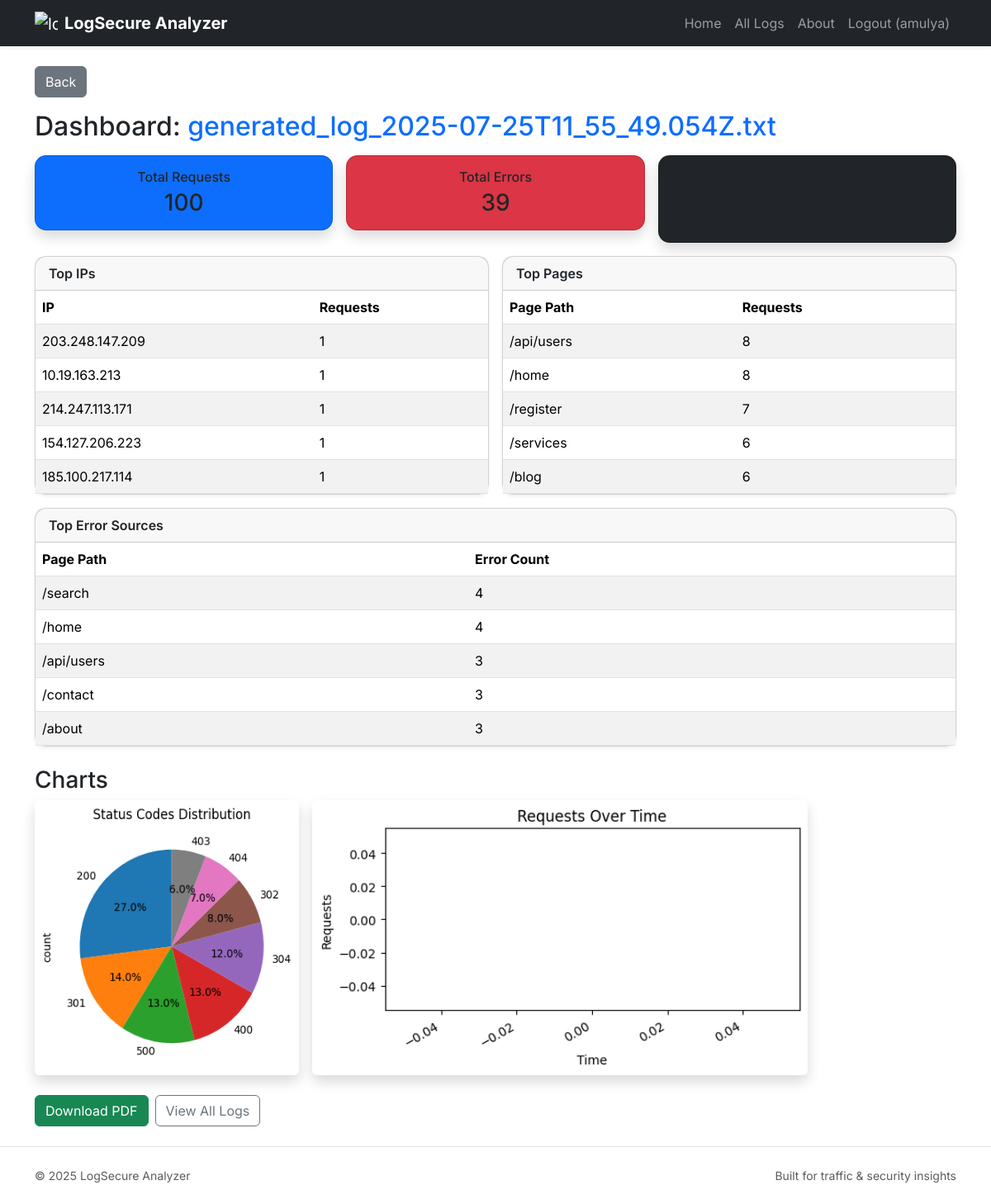
/dashboard/generated_log_2025-07-25T11_55_49.054Z.txt (signed in), run on the app's committed database.
### tables this page shows
CREATE TABLE logs(
        id INTEGER PRIMARY KEY AUTOINCREMENT,
        filename TEXT,
        ip TEXT,
        timestamp TEXT,
        method TEXT,
        path TEXT,
        protocol TEXT,
        status INTEGER,
        size INTEGER,
        referrer TEXT,
        useragent TEXT
    , user_id INTEGER DEFAULT NULL);

### main.py (the view)
@app.route("/dashboard/<filename>")
@login_required
def dashboard(filename):
    user = current_user()
    conn = get_db()
    df = pd.read_sql("SELECT * FROM logs WHERE filename=? AND user_id=?", conn, params=(filename, user["id"]))
    conn.close()
    if df.empty:
        flash("No data in this file")
        return redirect(url_for("index"))
    total_requests = len(df)
    total_errors = len(df[df['status'] >= 400])
    top_ips = df['ip'].value_counts().head(5).to_dict()
    top_pages = df['path'].value_counts().head(5).to_dict()
    top_errors = df[df['status'] >= 400]['path'].value_counts().head(5).to_dict()
    plt.figure(figsize=(4, 4))
    df['status'].value_counts().plot.pie(autopct='%1.1f%%', startangle=90)
    plt.title("Status Codes Distribution")
    pie_path = os.path.join("static", "status_pie.png")
    plt.savefig(pie_path, bbox_inches="tight")
    plt.close()
    df['timestamp_dt'] = pd.to_datetime(df['timestamp'], format="%d/%b/%Y:%H:%M:%S %z", errors='coerce')
    req_over_time = df.groupby(df['timestamp_dt'].dt.floor('H')).size()
    plt.figure(figsize=(6, 3))
    req_over_time.plot.line(marker='o')
    plt.title("Requests Over Time")
    plt.xlabel("Time"); plt.ylabel("Requests")
    line_path = os.path.join("static", "requests_line.png")
    plt.savefig(line_path, bbox_inches="tight")
    plt.close()
    return render_template("dashboard.html", filename=filename,
                           total_requests=total_requests,
                           total_errors=total_errors,
                           top_ips=top_ips,
                           top_pages=top_pages,
                           top_errors=top_errors,
                           pie_path=pie_path,
                           line_path=line_path,
                           user=user)

### main.py (called while the page is built)
def get_db():
    return sqlite3.connect(DB_FILE)

def login_required(fn):
    @wraps(fn)
    def wrapper(*args, **kwargs):
        if "user_id" not in session:
            flash("Please log in to continue.")
            return redirect(url_for("login"))
        return fn(*args, **kwargs)
    return wrapper

def current_user():
    if "user_id" in session:
        return {"id": session["user_id"], "username": session.get("username")}
    return None

### templates/dashboard.html (shortened to what this page needs)
{% extends "base.html" %}
{% block content %}
<a href="{{ url_for('index') }}" class="btn btn-secondary mb-3">Back</a>
<h2 class="mb-3">Dashboard: <span class="text-primary">{{ filename }}</span></h2>
<div class="row text-white mb-3 g-3">
  <div class="col-md-4">
    <div class="card bg-primary p-3 text-center shadow">
      <h6 class="mb-1">Total Requests</h6>
      <h3 class="mb-0">{{ total_requests }}</h3>
    </div>
  </div>
  <div class="col-md-4">
    <div class="card bg-danger p-3 text-center shadow">
      <h6 class="mb-1">Total Errors</h6>
      <h3 class="mb-0">{{ total_errors }}</h3>
    </div>
  </div>
  <div class="col-md-4">
    <div class="card bg-dark p-3 text-center shadow">
      <h6 class="mb-1">File</h6>
      <h5 class="mb-0">{{ filename }}</h5>
    </div>
  </div>
</div>
<div class="row g-3">
  <div class="col-lg-6">
    <div class="card shadow-sm">
      <div class="card-header fw-semibold">Top IPs</div>
      <div class="card-body p-0">
        <table class="table table-striped mb-0">
          <thead><tr><th>IP</th><th>Requests</th></tr></thead>
          <tbody>
          {% for ip,count in top_ips.items() %}
            <tr><td>{{ ip }}</td><td>{{ count }}</td></tr>
          {% endfor %}
          </tbody>
        </table>
      </div>
    </div>
  </div>
  <div class="col-lg-6">
    <div class="card shadow-sm">
      <div class="card-header fw-semibold">Top Pages</div>
      <div class="card-body p-0">
        <table class="table table-striped mb-0">
          <thead><tr><th>Page Path</th><th>Requests</th></tr></thead>
          <tbody>
          {% for path,count in top_pages.items() %}
            <tr><td>{{ path }}</td><td>{{ count }}</td></tr>
          {% endfor %}
          </tbody>
        </table>
      </div>
    </div>
  </div>
  <div class="col-lg-12">
    <div class="card shadow-sm">
      <div class="card-header fw-semibold">Top Error Sources</div>
      <div class="card-body p-0">
        <table class="table table-striped mb-0">
          <thead><tr><th>Page Path</th><th>Error Count</th></tr></thead>
          <tbody>
          {% for path,count in top_errors.items() %}
            <tr><td>{{ path }}</td><td>{{ count }}</td></tr>
          {% endfor %}
          </tbody>
        </table>
      </div>
    </div>
  </div>
</div>
<h3 class="mt-4">Charts</h3>
<div class="d-flex gap-3 flex-wrap">
  <img src="/{{ pie_path }}" width="320" class="rounded shadow">
  <img src="/{{ line_path }}" width="600" class="rounded shadow">
</div>
<div class="mt-4 d-flex gap-2">
  <a href="{{ url_for('download_pdf', filename=filename) }}" class="btn btn-success">Download PDF</a>
  <a href="{{ url_for('all_logs') }}" class="btn btn-outline-secondary">View All Logs</a>
</div>
{% endblock %}

### templates/base.html (shortened to what this page needs)
<!DOCTYPE html>
<html lang="en">
<head>
<link rel="stylesheet" href="https://cdn.jsdelivr.net/npm/bootstrap@5.3.2/dist/css/bootstrap.min.css">
<link rel="stylesheet" href="https://cdn.datatables.net/1.13.6/css/jquery.dataTables.min.css">
<link rel="stylesheet" href="{{ url_for('static', filename='style.css') }}">
</head>
<body class="bg-body">
<nav class="navbar navbar-expand-lg navbar-dark bg-dark shadow-sm">
  <div class="container">
    <a class="navbar-brand d-flex align-items-center" href="{{ url_for('index') }}">
      <img src="{{ url_for('static', filename='logo.png') }}" width="28" height="28" class="me-2" alt="logo">
      <span class="fw-bold">LogSecure Analyzer</span>
    </a>
    <div id="nav" class="collapse navbar-collapse">
      <ul class="navbar-nav ms-auto">
        <li class="nav-item"><a class="nav-link" href="{{ url_for('index') }}">Home</a></li>
        {% if user %}
        <li class="nav-item"><a class="nav-link" href="{{ url_for('all_logs') }}">All Logs</a></li>
        <li class="nav-item"><a class="nav-link" href="#about">About</a></li>
        <li class="nav-item"><a class="nav-link" href="{{ url_for('logout') }}">Logout ({{ user.username }})</a></li>
        {% else %}
        <li class="nav-item"><a class="nav-link" href="#about">About</a></li>
        <li class="nav-item"><a class="nav-link" href="{{ url_for('login') }}">Login</a></li>
        <li class="nav-item"><a class="nav-link" href="{{ url_for('register') }}">Register</a></li>
        {% endif %}
      </ul>
    </div>
  </div>
</nav>
<div class="container py-4">
  {% block content %}{% endblock %}
</div>
<footer class="border-top py-4">
  <div class="container small text-muted">
    <div class="d-flex justify-content-between">
      <span>&copy; {{ 2025 }} LogSecure Analyzer</span>
      <span>Built for traffic & security insights</span>
    </div>
  </div>
</footer>
</body>
</html>

### static/style.css (style rules this page uses)
:root { --hero-bg: #0f172a; }
body { font-family: 'Inter', sans-serif; background:#f6f7fb; }
.bg-body { background:#f6f7fb; }
.card { border-radius: 14px; }

### data on the page
logs: ip "203.248.147.209", count "1", path "/services", count "6"
logs: ip "10.19.163.213", user "1"
logs: ip "214.247.113.171", user "1", path "/api/users", count "8"
logs: ip "154.127.206.223", user "1"
logs: ip "185.100.217.114", user "1", path "/api/users", count "3"
logs: path "/home", count "8"
logs: path "/register", count "7"
logs: path "/blog", count "6"
logs: path "/search", count "4"
logs: path "/home", count "4"
logs: path "/contact", count "3"
logs: path "/about", count "3"

### other printed values
{{ user.username }} "amulya"
{{ filename }} "generated_log_2025-07-25T11_55_49.054Z.txt"
{{ total_requests }} "100"
{{ total_errors }} "39"
{{ 2025 }} "2025"
